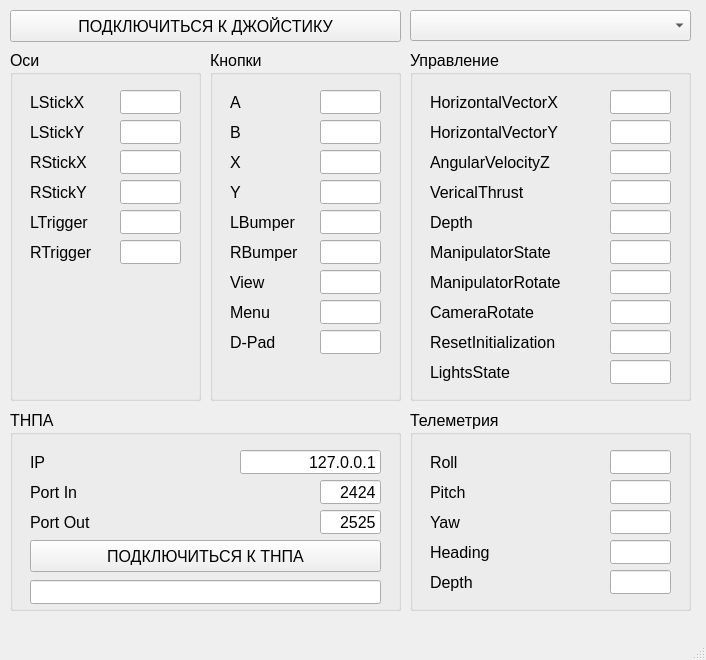
<?xml version="1.0" encoding="UTF-8"?>
<ui version="4.0">
 <class>MainWindow</class>
 <widget class="QMainWindow" name="MainWindow">
  <property name="geometry">
   <rect>
    <x>0</x>
    <y>0</y>
    <width>706</width>
    <height>660</height>
   </rect>
  </property>
  <property name="windowTitle">
   <string>MainWindow</string>
  </property>
  <widget class="QWidget" name="centralwidget">
   <widget class="QPushButton" name="btnJoystick">
    <property name="geometry">
     <rect>
      <x>10</x>
      <y>10</y>
      <width>391</width>
      <height>32</height>
     </rect>
    </property>
    <property name="font">
     <font>
      <pointsize>12</pointsize>
     </font>
    </property>
    <property name="text">
     <string>ПОДКЛЮЧИТЬСЯ К ДЖОЙСТИКУ</string>
    </property>
   </widget>
   <widget class="QGroupBox" name="gbButtons">
    <property name="geometry">
     <rect>
      <x>210</x>
      <y>50</y>
      <width>191</width>
      <height>351</height>
     </rect>
    </property>
    <property name="font">
     <font>
      <pointsize>12</pointsize>
     </font>
    </property>
    <property name="title">
     <string>Кнопки</string>
    </property>
    <widget class="QLineEdit" name="edA">
     <property name="geometry">
      <rect>
       <x>110</x>
       <y>40</y>
       <width>61</width>
       <height>24</height>
      </rect>
     </property>
     <property name="font">
      <font>
       <pointsize>12</pointsize>
      </font>
     </property>
     <property name="alignment">
      <set>Qt::AlignRight|Qt::AlignTrailing|Qt::AlignVCenter</set>
     </property>
    </widget>
    <widget class="QLabel" name="lbA">
     <property name="geometry">
      <rect>
       <x>20</x>
       <y>40</y>
       <width>20</width>
       <height>24</height>
      </rect>
     </property>
     <property name="font">
      <font>
       <pointsize>12</pointsize>
      </font>
     </property>
     <property name="text">
      <string>A</string>
     </property>
    </widget>
    <widget class="QLineEdit" name="edB">
     <property name="geometry">
      <rect>
       <x>110</x>
       <y>70</y>
       <width>61</width>
       <height>24</height>
      </rect>
     </property>
     <property name="font">
      <font>
       <pointsize>12</pointsize>
      </font>
     </property>
     <property name="alignment">
      <set>Qt::AlignRight|Qt::AlignTrailing|Qt::AlignVCenter</set>
     </property>
    </widget>
    <widget class="QLabel" name="lbB">
     <property name="geometry">
      <rect>
       <x>20</x>
       <y>70</y>
       <width>20</width>
       <height>24</height>
      </rect>
     </property>
     <property name="font">
      <font>
       <pointsize>12</pointsize>
      </font>
     </property>
     <property name="text">
      <string>B</string>
     </property>
    </widget>
    <widget class="QLabel" name="lbX">
     <property name="geometry">
      <rect>
       <x>20</x>
       <y>100</y>
       <width>20</width>
       <height>24</height>
      </rect>
     </property>
     <property name="font">
      <font>
       <pointsize>12</pointsize>
      </font>
     </property>
     <property name="text">
      <string>X</string>
     </property>
    </widget>
    <widget class="QLineEdit" name="edX">
     <property name="geometry">
      <rect>
       <x>110</x>
       <y>100</y>
       <width>61</width>
       <height>24</height>
      </rect>
     </property>
     <property name="font">
      <font>
       <pointsize>12</pointsize>
      </font>
     </property>
     <property name="alignment">
      <set>Qt::AlignRight|Qt::AlignTrailing|Qt::AlignVCenter</set>
     </property>
    </widget>
    <widget class="QLabel" name="lbY">
     <property name="geometry">
      <rect>
       <x>20</x>
       <y>130</y>
       <width>20</width>
       <height>24</height>
      </rect>
     </property>
     <property name="font">
      <font>
       <pointsize>12</pointsize>
      </font>
     </property>
     <property name="text">
      <string>Y</string>
     </property>
    </widget>
    <widget class="QLineEdit" name="edY">
     <property name="geometry">
      <rect>
       <x>110</x>
       <y>130</y>
       <width>61</width>
       <height>24</height>
      </rect>
     </property>
     <property name="font">
      <font>
       <pointsize>12</pointsize>
      </font>
     </property>
     <property name="alignment">
      <set>Qt::AlignRight|Qt::AlignTrailing|Qt::AlignVCenter</set>
     </property>
    </widget>
    <widget class="QLabel" name="lbLBumper">
     <property name="geometry">
      <rect>
       <x>20</x>
       <y>160</y>
       <width>71</width>
       <height>24</height>
      </rect>
     </property>
     <property name="font">
      <font>
       <pointsize>12</pointsize>
      </font>
     </property>
     <property name="text">
      <string>LBumper</string>
     </property>
    </widget>
    <widget class="QLineEdit" name="edLBumper">
     <property name="geometry">
      <rect>
       <x>110</x>
       <y>160</y>
       <width>61</width>
       <height>24</height>
      </rect>
     </property>
     <property name="font">
      <font>
       <pointsize>12</pointsize>
      </font>
     </property>
     <property name="alignment">
      <set>Qt::AlignRight|Qt::AlignTrailing|Qt::AlignVCenter</set>
     </property>
    </widget>
    <widget class="QLabel" name="lbRBumper">
     <property name="geometry">
      <rect>
       <x>20</x>
       <y>190</y>
       <width>71</width>
       <height>24</height>
      </rect>
     </property>
     <property name="font">
      <font>
       <pointsize>12</pointsize>
      </font>
     </property>
     <property name="text">
      <string>RBumper</string>
     </property>
    </widget>
    <widget class="QLineEdit" name="edRBumper">
     <property name="geometry">
      <rect>
       <x>110</x>
       <y>190</y>
       <width>61</width>
       <height>24</height>
      </rect>
     </property>
     <property name="font">
      <font>
       <pointsize>12</pointsize>
      </font>
     </property>
     <property name="alignment">
      <set>Qt::AlignRight|Qt::AlignTrailing|Qt::AlignVCenter</set>
     </property>
    </widget>
    <widget class="QLabel" name="lbView">
     <property name="geometry">
      <rect>
       <x>20</x>
       <y>220</y>
       <width>61</width>
       <height>24</height>
      </rect>
     </property>
     <property name="font">
      <font>
       <pointsize>12</pointsize>
      </font>
     </property>
     <property name="text">
      <string>View</string>
     </property>
    </widget>
    <widget class="QLineEdit" name="edView">
     <property name="geometry">
      <rect>
       <x>110</x>
       <y>220</y>
       <width>61</width>
       <height>24</height>
      </rect>
     </property>
     <property name="font">
      <font>
       <pointsize>12</pointsize>
      </font>
     </property>
     <property name="alignment">
      <set>Qt::AlignRight|Qt::AlignTrailing|Qt::AlignVCenter</set>
     </property>
    </widget>
    <widget class="QLabel" name="lbMenu">
     <property name="geometry">
      <rect>
       <x>20</x>
       <y>250</y>
       <width>61</width>
       <height>24</height>
      </rect>
     </property>
     <property name="font">
      <font>
       <pointsize>12</pointsize>
      </font>
     </property>
     <property name="text">
      <string>Menu</string>
     </property>
    </widget>
    <widget class="QLineEdit" name="edMenu">
     <property name="geometry">
      <rect>
       <x>110</x>
       <y>250</y>
       <width>61</width>
       <height>24</height>
      </rect>
     </property>
     <property name="font">
      <font>
       <pointsize>12</pointsize>
      </font>
     </property>
     <property name="alignment">
      <set>Qt::AlignRight|Qt::AlignTrailing|Qt::AlignVCenter</set>
     </property>
    </widget>
    <widget class="QLineEdit" name="edDPad">
     <property name="geometry">
      <rect>
       <x>110</x>
       <y>280</y>
       <width>61</width>
       <height>24</height>
      </rect>
     </property>
     <property name="font">
      <font>
       <pointsize>12</pointsize>
      </font>
     </property>
     <property name="alignment">
      <set>Qt::AlignRight|Qt::AlignTrailing|Qt::AlignVCenter</set>
     </property>
    </widget>
    <widget class="QLabel" name="lbDPad">
     <property name="geometry">
      <rect>
       <x>20</x>
       <y>280</y>
       <width>61</width>
       <height>24</height>
      </rect>
     </property>
     <property name="font">
      <font>
       <pointsize>12</pointsize>
      </font>
     </property>
     <property name="text">
      <string>D-Pad</string>
     </property>
    </widget>
   </widget>
   <widget class="QGroupBox" name="gbAxis">
    <property name="geometry">
     <rect>
      <x>10</x>
      <y>50</y>
      <width>191</width>
      <height>351</height>
     </rect>
    </property>
    <property name="font">
     <font>
      <pointsize>12</pointsize>
     </font>
    </property>
    <property name="title">
     <string>Оси</string>
    </property>
    <widget class="QLineEdit" name="edLStickX">
     <property name="geometry">
      <rect>
       <x>110</x>
       <y>40</y>
       <width>61</width>
       <height>24</height>
      </rect>
     </property>
     <property name="font">
      <font>
       <pointsize>12</pointsize>
      </font>
     </property>
     <property name="alignment">
      <set>Qt::AlignRight|Qt::AlignTrailing|Qt::AlignVCenter</set>
     </property>
    </widget>
    <widget class="QLabel" name="lbLStickX">
     <property name="geometry">
      <rect>
       <x>20</x>
       <y>40</y>
       <width>71</width>
       <height>24</height>
      </rect>
     </property>
     <property name="font">
      <font>
       <pointsize>12</pointsize>
      </font>
     </property>
     <property name="text">
      <string>LStickX</string>
     </property>
    </widget>
    <widget class="QLineEdit" name="edLStickY">
     <property name="geometry">
      <rect>
       <x>110</x>
       <y>70</y>
       <width>61</width>
       <height>24</height>
      </rect>
     </property>
     <property name="font">
      <font>
       <pointsize>12</pointsize>
      </font>
     </property>
     <property name="alignment">
      <set>Qt::AlignRight|Qt::AlignTrailing|Qt::AlignVCenter</set>
     </property>
    </widget>
    <widget class="QLabel" name="lbLStickY">
     <property name="geometry">
      <rect>
       <x>20</x>
       <y>70</y>
       <width>71</width>
       <height>24</height>
      </rect>
     </property>
     <property name="font">
      <font>
       <pointsize>12</pointsize>
      </font>
     </property>
     <property name="text">
      <string>LStickY</string>
     </property>
    </widget>
    <widget class="QLabel" name="lbRStickX">
     <property name="geometry">
      <rect>
       <x>20</x>
       <y>100</y>
       <width>71</width>
       <height>24</height>
      </rect>
     </property>
     <property name="font">
      <font>
       <pointsize>12</pointsize>
      </font>
     </property>
     <property name="text">
      <string>RStickX</string>
     </property>
    </widget>
    <widget class="QLineEdit" name="edRStickX">
     <property name="geometry">
      <rect>
       <x>110</x>
       <y>100</y>
       <width>61</width>
       <height>24</height>
      </rect>
     </property>
     <property name="font">
      <font>
       <pointsize>12</pointsize>
      </font>
     </property>
     <property name="alignment">
      <set>Qt::AlignRight|Qt::AlignTrailing|Qt::AlignVCenter</set>
     </property>
    </widget>
    <widget class="QLabel" name="lbRStickY">
     <property name="geometry">
      <rect>
       <x>20</x>
       <y>130</y>
       <width>71</width>
       <height>24</height>
      </rect>
     </property>
     <property name="font">
      <font>
       <pointsize>12</pointsize>
      </font>
     </property>
     <property name="text">
      <string>RStickY</string>
     </property>
    </widget>
    <widget class="QLineEdit" name="edRStickY">
     <property name="geometry">
      <rect>
       <x>110</x>
       <y>130</y>
       <width>61</width>
       <height>24</height>
      </rect>
     </property>
     <property name="font">
      <font>
       <pointsize>12</pointsize>
      </font>
     </property>
     <property name="alignment">
      <set>Qt::AlignRight|Qt::AlignTrailing|Qt::AlignVCenter</set>
     </property>
    </widget>
    <widget class="QLabel" name="lbLTrigger">
     <property name="geometry">
      <rect>
       <x>20</x>
       <y>160</y>
       <width>71</width>
       <height>24</height>
      </rect>
     </property>
     <property name="font">
      <font>
       <pointsize>12</pointsize>
      </font>
     </property>
     <property name="text">
      <string>LTrigger</string>
     </property>
    </widget>
    <widget class="QLineEdit" name="edLTrigger">
     <property name="geometry">
      <rect>
       <x>110</x>
       <y>160</y>
       <width>61</width>
       <height>24</height>
      </rect>
     </property>
     <property name="font">
      <font>
       <pointsize>12</pointsize>
      </font>
     </property>
     <property name="alignment">
      <set>Qt::AlignRight|Qt::AlignTrailing|Qt::AlignVCenter</set>
     </property>
    </widget>
    <widget class="QLabel" name="lbRTrigger">
     <property name="geometry">
      <rect>
       <x>20</x>
       <y>190</y>
       <width>71</width>
       <height>24</height>
      </rect>
     </property>
     <property name="font">
      <font>
       <pointsize>12</pointsize>
      </font>
     </property>
     <property name="text">
      <string>RTrigger</string>
     </property>
    </widget>
    <widget class="QLineEdit" name="edRTrigger">
     <property name="geometry">
      <rect>
       <x>110</x>
       <y>190</y>
       <width>61</width>
       <height>24</height>
      </rect>
     </property>
     <property name="font">
      <font>
       <pointsize>12</pointsize>
      </font>
     </property>
     <property name="alignment">
      <set>Qt::AlignRight|Qt::AlignTrailing|Qt::AlignVCenter</set>
     </property>
    </widget>
   </widget>
   <widget class="QGroupBox" name="gbControl">
    <property name="geometry">
     <rect>
      <x>410</x>
      <y>50</y>
      <width>281</width>
      <height>351</height>
     </rect>
    </property>
    <property name="font">
     <font>
      <pointsize>12</pointsize>
     </font>
    </property>
    <property name="title">
     <string>Управление</string>
    </property>
    <widget class="QLineEdit" name="edHorizontalVectorX">
     <property name="geometry">
      <rect>
       <x>200</x>
       <y>40</y>
       <width>61</width>
       <height>24</height>
      </rect>
     </property>
     <property name="font">
      <font>
       <pointsize>12</pointsize>
      </font>
     </property>
     <property name="alignment">
      <set>Qt::AlignRight|Qt::AlignTrailing|Qt::AlignVCenter</set>
     </property>
    </widget>
    <widget class="QLabel" name="lbHorizontalVectorX">
     <property name="geometry">
      <rect>
       <x>20</x>
       <y>40</y>
       <width>151</width>
       <height>24</height>
      </rect>
     </property>
     <property name="font">
      <font>
       <pointsize>12</pointsize>
      </font>
     </property>
     <property name="text">
      <string>HorizontalVectorX</string>
     </property>
    </widget>
    <widget class="QLineEdit" name="edHorizontalVectorY">
     <property name="geometry">
      <rect>
       <x>200</x>
       <y>70</y>
       <width>61</width>
       <height>24</height>
      </rect>
     </property>
     <property name="font">
      <font>
       <pointsize>12</pointsize>
      </font>
     </property>
     <property name="alignment">
      <set>Qt::AlignRight|Qt::AlignTrailing|Qt::AlignVCenter</set>
     </property>
    </widget>
    <widget class="QLabel" name="lbHorizontalVectorY">
     <property name="geometry">
      <rect>
       <x>20</x>
       <y>70</y>
       <width>151</width>
       <height>24</height>
      </rect>
     </property>
     <property name="font">
      <font>
       <pointsize>12</pointsize>
      </font>
     </property>
     <property name="text">
      <string>HorizontalVectorY</string>
     </property>
    </widget>
    <widget class="QLabel" name="lbAngularVelocityZ">
     <property name="geometry">
      <rect>
       <x>20</x>
       <y>100</y>
       <width>151</width>
       <height>24</height>
      </rect>
     </property>
     <property name="font">
      <font>
       <pointsize>12</pointsize>
      </font>
     </property>
     <property name="text">
      <string>AngularVelocityZ</string>
     </property>
    </widget>
    <widget class="QLineEdit" name="edAngularVelocityZ">
     <property name="geometry">
      <rect>
       <x>200</x>
       <y>100</y>
       <width>61</width>
       <height>24</height>
      </rect>
     </property>
     <property name="font">
      <font>
       <pointsize>12</pointsize>
      </font>
     </property>
     <property name="alignment">
      <set>Qt::AlignRight|Qt::AlignTrailing|Qt::AlignVCenter</set>
     </property>
    </widget>
    <widget class="QLabel" name="lbVericalThrust">
     <property name="geometry">
      <rect>
       <x>20</x>
       <y>130</y>
       <width>151</width>
       <height>24</height>
      </rect>
     </property>
     <property name="font">
      <font>
       <pointsize>12</pointsize>
      </font>
     </property>
     <property name="text">
      <string>VericalThrust</string>
     </property>
    </widget>
    <widget class="QLineEdit" name="edVericalThrust">
     <property name="geometry">
      <rect>
       <x>200</x>
       <y>130</y>
       <width>61</width>
       <height>24</height>
      </rect>
     </property>
     <property name="font">
      <font>
       <pointsize>12</pointsize>
      </font>
     </property>
     <property name="alignment">
      <set>Qt::AlignRight|Qt::AlignTrailing|Qt::AlignVCenter</set>
     </property>
    </widget>
    <widget class="QLabel" name="lbDepth">
     <property name="geometry">
      <rect>
       <x>20</x>
       <y>160</y>
       <width>151</width>
       <height>24</height>
      </rect>
     </property>
     <property name="font">
      <font>
       <pointsize>12</pointsize>
      </font>
     </property>
     <property name="text">
      <string>Depth</string>
     </property>
    </widget>
    <widget class="QLineEdit" name="edDepth">
     <property name="geometry">
      <rect>
       <x>200</x>
       <y>160</y>
       <width>61</width>
       <height>24</height>
      </rect>
     </property>
     <property name="font">
      <font>
       <pointsize>12</pointsize>
      </font>
     </property>
     <property name="alignment">
      <set>Qt::AlignRight|Qt::AlignTrailing|Qt::AlignVCenter</set>
     </property>
    </widget>
    <widget class="QLabel" name="lbManipulatorState">
     <property name="geometry">
      <rect>
       <x>20</x>
       <y>190</y>
       <width>141</width>
       <height>24</height>
      </rect>
     </property>
     <property name="font">
      <font>
       <pointsize>12</pointsize>
      </font>
     </property>
     <property name="text">
      <string>ManipulatorState</string>
     </property>
    </widget>
    <widget class="QLineEdit" name="edManipulatorState">
     <property name="geometry">
      <rect>
       <x>200</x>
       <y>190</y>
       <width>61</width>
       <height>24</height>
      </rect>
     </property>
     <property name="font">
      <font>
       <pointsize>12</pointsize>
      </font>
     </property>
     <property name="alignment">
      <set>Qt::AlignRight|Qt::AlignTrailing|Qt::AlignVCenter</set>
     </property>
    </widget>
    <widget class="QLabel" name="lbManipulatorRotate">
     <property name="geometry">
      <rect>
       <x>20</x>
       <y>220</y>
       <width>141</width>
       <height>24</height>
      </rect>
     </property>
     <property name="font">
      <font>
       <pointsize>12</pointsize>
      </font>
     </property>
     <property name="text">
      <string>ManipulatorRotate</string>
     </property>
    </widget>
    <widget class="QLineEdit" name="edManipulatorRotate">
     <property name="geometry">
      <rect>
       <x>200</x>
       <y>220</y>
       <width>61</width>
       <height>24</height>
      </rect>
     </property>
     <property name="font">
      <font>
       <pointsize>12</pointsize>
      </font>
     </property>
     <property name="alignment">
      <set>Qt::AlignRight|Qt::AlignTrailing|Qt::AlignVCenter</set>
     </property>
    </widget>
    <widget class="QLabel" name="lbCameraRotate">
     <property name="geometry">
      <rect>
       <x>20</x>
       <y>250</y>
       <width>141</width>
       <height>24</height>
      </rect>
     </property>
     <property name="font">
      <font>
       <pointsize>12</pointsize>
      </font>
     </property>
     <property name="text">
      <string>CameraRotate</string>
     </property>
    </widget>
    <widget class="QLineEdit" name="edCameraRotate">
     <property name="geometry">
      <rect>
       <x>200</x>
       <y>250</y>
       <width>61</width>
       <height>24</height>
      </rect>
     </property>
     <property name="font">
      <font>
       <pointsize>12</pointsize>
      </font>
     </property>
     <property name="alignment">
      <set>Qt::AlignRight|Qt::AlignTrailing|Qt::AlignVCenter</set>
     </property>
    </widget>
    <widget class="QLineEdit" name="edResetInitialization">
     <property name="geometry">
      <rect>
       <x>200</x>
       <y>280</y>
       <width>61</width>
       <height>24</height>
      </rect>
     </property>
     <property name="font">
      <font>
       <pointsize>12</pointsize>
      </font>
     </property>
     <property name="alignment">
      <set>Qt::AlignRight|Qt::AlignTrailing|Qt::AlignVCenter</set>
     </property>
    </widget>
    <widget class="QLabel" name="lbResetInitialization">
     <property name="geometry">
      <rect>
       <x>20</x>
       <y>280</y>
       <width>141</width>
       <height>24</height>
      </rect>
     </property>
     <property name="font">
      <font>
       <pointsize>12</pointsize>
      </font>
     </property>
     <property name="text">
      <string>ResetInitialization</string>
     </property>
    </widget>
    <widget class="QLineEdit" name="edLightsState">
     <property name="geometry">
      <rect>
       <x>200</x>
       <y>310</y>
       <width>61</width>
       <height>24</height>
      </rect>
     </property>
     <property name="font">
      <font>
       <pointsize>12</pointsize>
      </font>
     </property>
     <property name="alignment">
      <set>Qt::AlignRight|Qt::AlignTrailing|Qt::AlignVCenter</set>
     </property>
    </widget>
    <widget class="QLabel" name="lbLightsState">
     <property name="geometry">
      <rect>
       <x>20</x>
       <y>310</y>
       <width>141</width>
       <height>24</height>
      </rect>
     </property>
     <property name="font">
      <font>
       <pointsize>12</pointsize>
      </font>
     </property>
     <property name="text">
      <string>LightsState</string>
     </property>
    </widget>
   </widget>
   <widget class="QGroupBox" name="gbAUVConnection">
    <property name="geometry">
     <rect>
      <x>10</x>
      <y>410</y>
      <width>391</width>
      <height>201</height>
     </rect>
    </property>
    <property name="font">
     <font>
      <pointsize>12</pointsize>
     </font>
    </property>
    <property name="title">
     <string>ТНПА</string>
    </property>
    <widget class="QLineEdit" name="edIP">
     <property name="geometry">
      <rect>
       <x>230</x>
       <y>40</y>
       <width>141</width>
       <height>24</height>
      </rect>
     </property>
     <property name="font">
      <font>
       <pointsize>12</pointsize>
      </font>
     </property>
     <property name="text">
      <string>127.0.0.1</string>
     </property>
     <property name="alignment">
      <set>Qt::AlignRight|Qt::AlignTrailing|Qt::AlignVCenter</set>
     </property>
    </widget>
    <widget class="QLabel" name="lbIP">
     <property name="geometry">
      <rect>
       <x>20</x>
       <y>40</y>
       <width>71</width>
       <height>24</height>
      </rect>
     </property>
     <property name="font">
      <font>
       <pointsize>12</pointsize>
      </font>
     </property>
     <property name="text">
      <string>IP</string>
     </property>
    </widget>
    <widget class="QLineEdit" name="edPortIn">
     <property name="geometry">
      <rect>
       <x>310</x>
       <y>70</y>
       <width>61</width>
       <height>24</height>
      </rect>
     </property>
     <property name="font">
      <font>
       <pointsize>12</pointsize>
      </font>
     </property>
     <property name="text">
      <string>2424</string>
     </property>
     <property name="alignment">
      <set>Qt::AlignRight|Qt::AlignTrailing|Qt::AlignVCenter</set>
     </property>
    </widget>
    <widget class="QLabel" name="lbPortIn">
     <property name="geometry">
      <rect>
       <x>20</x>
       <y>70</y>
       <width>71</width>
       <height>24</height>
      </rect>
     </property>
     <property name="font">
      <font>
       <pointsize>12</pointsize>
      </font>
     </property>
     <property name="text">
      <string>Port In</string>
     </property>
    </widget>
    <widget class="QLabel" name="lbRStickX_2">
     <property name="geometry">
      <rect>
       <x>20</x>
       <y>100</y>
       <width>71</width>
       <height>24</height>
      </rect>
     </property>
     <property name="font">
      <font>
       <pointsize>12</pointsize>
      </font>
     </property>
     <property name="text">
      <string>Port Out</string>
     </property>
    </widget>
    <widget class="QLineEdit" name="edPortOut">
     <property name="geometry">
      <rect>
       <x>310</x>
       <y>100</y>
       <width>61</width>
       <height>24</height>
      </rect>
     </property>
     <property name="font">
      <font>
       <pointsize>12</pointsize>
      </font>
     </property>
     <property name="text">
      <string>2525</string>
     </property>
     <property name="alignment">
      <set>Qt::AlignRight|Qt::AlignTrailing|Qt::AlignVCenter</set>
     </property>
    </widget>
    <widget class="QLineEdit" name="edAUVConnection">
     <property name="geometry">
      <rect>
       <x>20</x>
       <y>170</y>
       <width>351</width>
       <height>24</height>
      </rect>
     </property>
     <property name="font">
      <font>
       <pointsize>12</pointsize>
      </font>
     </property>
     <property name="autoFillBackground">
      <bool>false</bool>
     </property>
     <property name="frame">
      <bool>true</bool>
     </property>
     <property name="alignment">
      <set>Qt::AlignCenter</set>
     </property>
     <property name="readOnly">
      <bool>true</bool>
     </property>
    </widget>
    <widget class="QPushButton" name="btnAUV">
     <property name="geometry">
      <rect>
       <x>20</x>
       <y>130</y>
       <width>351</width>
       <height>32</height>
      </rect>
     </property>
     <property name="font">
      <font>
       <pointsize>12</pointsize>
      </font>
     </property>
     <property name="text">
      <string>ПОДКЛЮЧИТЬСЯ К ТНПА</string>
     </property>
    </widget>
   </widget>
   <widget class="QGroupBox" name="gbTelemetry">
    <property name="geometry">
     <rect>
      <x>410</x>
      <y>410</y>
      <width>281</width>
      <height>201</height>
     </rect>
    </property>
    <property name="font">
     <font>
      <pointsize>12</pointsize>
     </font>
    </property>
    <property name="title">
     <string>Телеметрия</string>
    </property>
    <widget class="QLineEdit" name="edRoll">
     <property name="geometry">
      <rect>
       <x>200</x>
       <y>40</y>
       <width>61</width>
       <height>24</height>
      </rect>
     </property>
     <property name="font">
      <font>
       <pointsize>12</pointsize>
      </font>
     </property>
     <property name="alignment">
      <set>Qt::AlignRight|Qt::AlignTrailing|Qt::AlignVCenter</set>
     </property>
    </widget>
    <widget class="QLabel" name="lbRoll">
     <property name="geometry">
      <rect>
       <x>20</x>
       <y>40</y>
       <width>151</width>
       <height>24</height>
      </rect>
     </property>
     <property name="font">
      <font>
       <pointsize>12</pointsize>
      </font>
     </property>
     <property name="text">
      <string>Roll</string>
     </property>
    </widget>
    <widget class="QLineEdit" name="edPitch">
     <property name="geometry">
      <rect>
       <x>200</x>
       <y>70</y>
       <width>61</width>
       <height>24</height>
      </rect>
     </property>
     <property name="font">
      <font>
       <pointsize>12</pointsize>
      </font>
     </property>
     <property name="alignment">
      <set>Qt::AlignRight|Qt::AlignTrailing|Qt::AlignVCenter</set>
     </property>
    </widget>
    <widget class="QLabel" name="lbPitch">
     <property name="geometry">
      <rect>
       <x>20</x>
       <y>70</y>
       <width>151</width>
       <height>24</height>
      </rect>
     </property>
     <property name="font">
      <font>
       <pointsize>12</pointsize>
      </font>
     </property>
     <property name="text">
      <string>Pitch</string>
     </property>
    </widget>
    <widget class="QLabel" name="lbYaw">
     <property name="geometry">
      <rect>
       <x>20</x>
       <y>100</y>
       <width>151</width>
       <height>24</height>
      </rect>
     </property>
     <property name="font">
      <font>
       <pointsize>12</pointsize>
      </font>
     </property>
     <property name="text">
      <string>Yaw</string>
     </property>
    </widget>
    <widget class="QLineEdit" name="edYaw">
     <property name="geometry">
      <rect>
       <x>200</x>
       <y>100</y>
       <width>61</width>
       <height>24</height>
      </rect>
     </property>
     <property name="font">
      <font>
       <pointsize>12</pointsize>
      </font>
     </property>
     <property name="alignment">
      <set>Qt::AlignRight|Qt::AlignTrailing|Qt::AlignVCenter</set>
     </property>
    </widget>
    <widget class="QLabel" name="lbHeading">
     <property name="geometry">
      <rect>
       <x>20</x>
       <y>130</y>
       <width>151</width>
       <height>24</height>
      </rect>
     </property>
     <property name="font">
      <font>
       <pointsize>12</pointsize>
      </font>
     </property>
     <property name="text">
      <string>Heading</string>
     </property>
    </widget>
    <widget class="QLineEdit" name="edHeading">
     <property name="geometry">
      <rect>
       <x>200</x>
       <y>130</y>
       <width>61</width>
       <height>24</height>
      </rect>
     </property>
     <property name="font">
      <font>
       <pointsize>12</pointsize>
      </font>
     </property>
     <property name="alignment">
      <set>Qt::AlignRight|Qt::AlignTrailing|Qt::AlignVCenter</set>
     </property>
    </widget>
    <widget class="QLabel" name="lbDepthAUV">
     <property name="geometry">
      <rect>
       <x>20</x>
       <y>160</y>
       <width>151</width>
       <height>24</height>
      </rect>
     </property>
     <property name="font">
      <font>
       <pointsize>12</pointsize>
      </font>
     </property>
     <property name="text">
      <string>Depth</string>
     </property>
    </widget>
    <widget class="QLineEdit" name="edDepthAUV">
     <property name="geometry">
      <rect>
       <x>200</x>
       <y>160</y>
       <width>61</width>
       <height>24</height>
      </rect>
     </property>
     <property name="font">
      <font>
       <pointsize>12</pointsize>
      </font>
     </property>
     <property name="alignment">
      <set>Qt::AlignRight|Qt::AlignTrailing|Qt::AlignVCenter</set>
     </property>
    </widget>
   </widget>
   <widget class="QComboBox" name="cbJoystickList">
    <property name="geometry">
     <rect>
      <x>410</x>
      <y>10</y>
      <width>281</width>
      <height>31</height>
     </rect>
    </property>
    <property name="font">
     <font>
      <pointsize>12</pointsize>
     </font>
    </property>
   </widget>
  </widget>
  <widget class="QMenuBar" name="menubar">
   <property name="geometry">
    <rect>
     <x>0</x>
     <y>0</y>
     <width>706</width>
     <height>21</height>
    </rect>
   </property>
  </widget>
  <widget class="QStatusBar" name="statusbar"/>
 </widget>
 <resources/>
 <connections/>
</ui>
